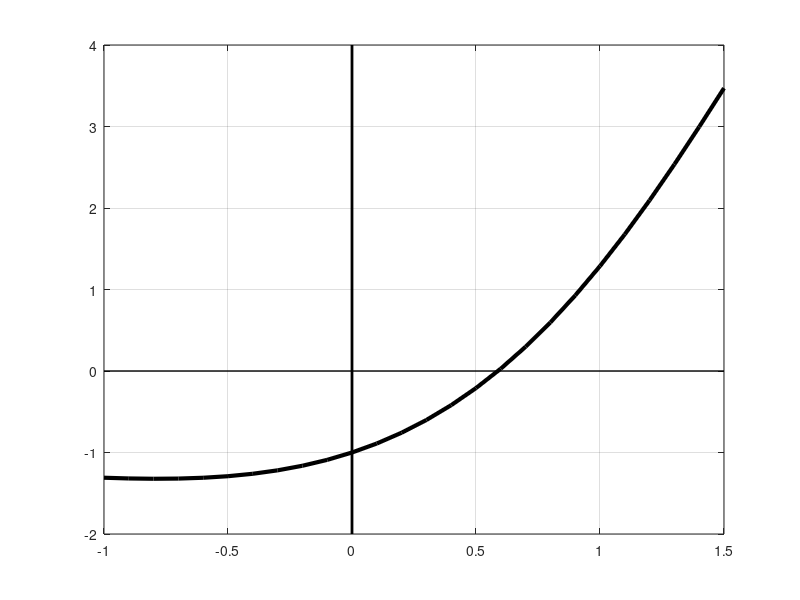

Recreate this plot in MATLAB.
clear
clc
xp=-1:0.1:1.5;
yp=exp(xp).*sin(xp)-1;
plot(xp,yp,'-k','linewidth',3,[-1 +1.5],[0 0],'k','linewidth',1,[0 0],[-2 4],'k','linewidth',2)
grid on